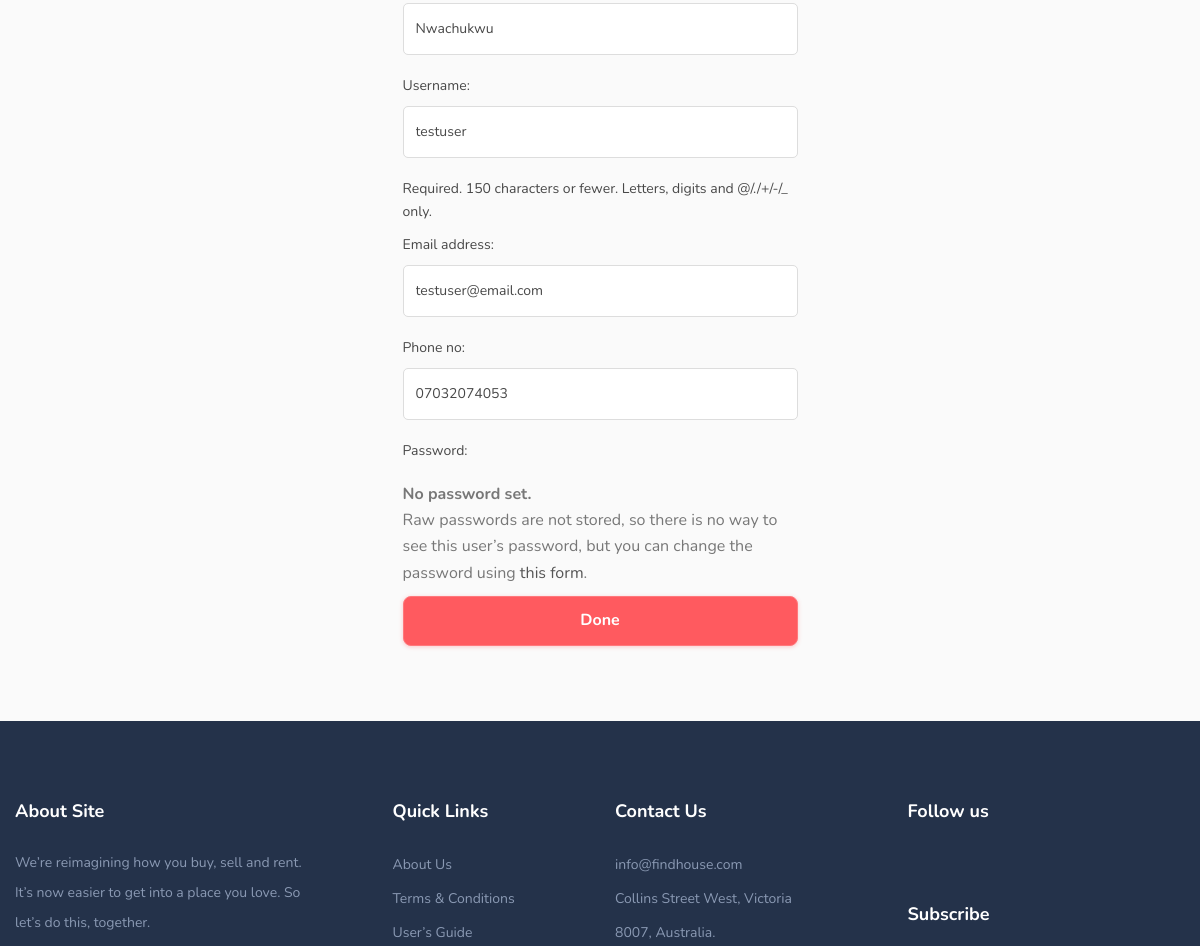
The page /user/update/2/ (middle part) on the database as committed earlier.
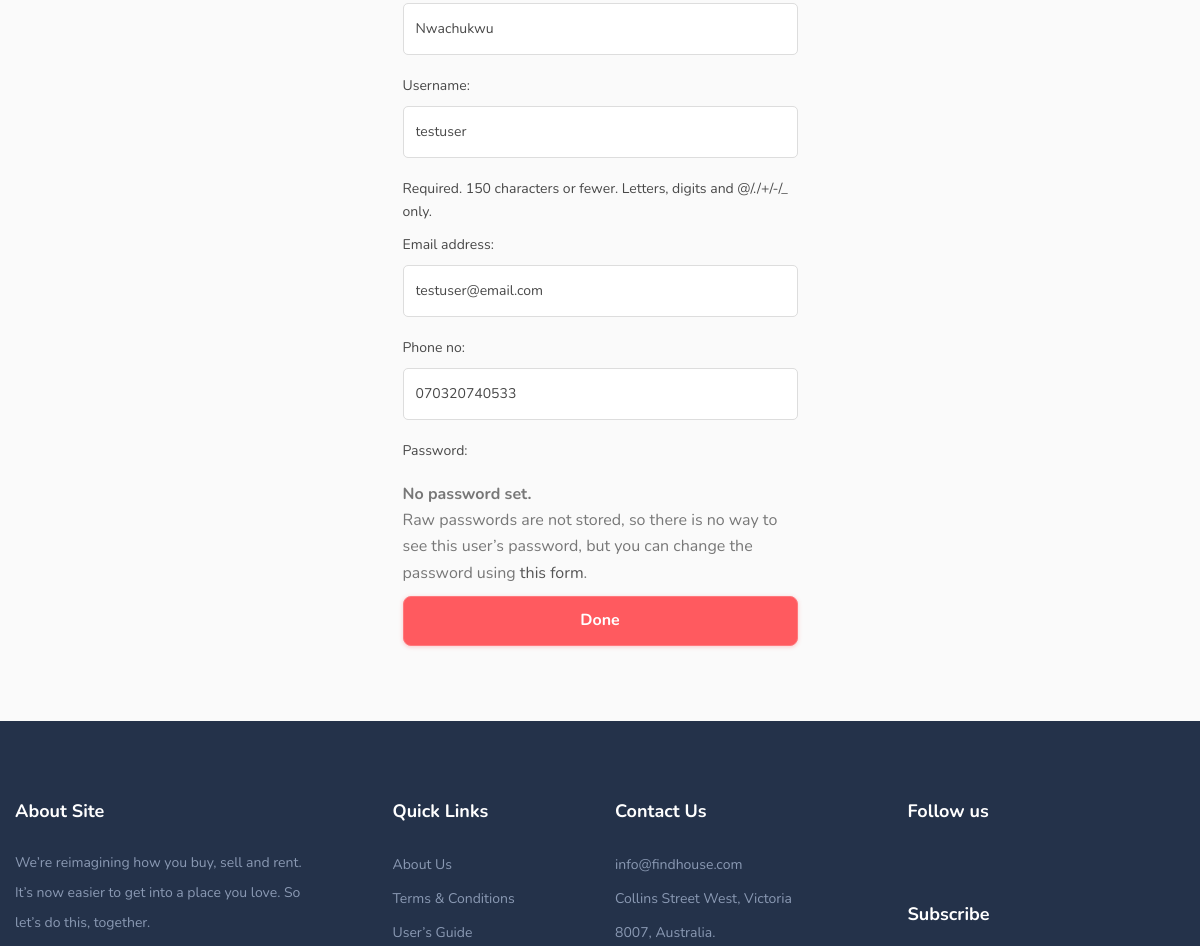
The same page on the database as committed later.
### users/models.py (models this page shows, shortened)
class User(AbstractBaseUser,PermissionsMixin):
    first_name=models.CharField(max_length=150,null=True,blank=True)
    sur_name=models.CharField(max_length=150,null=True,blank=True)
    other_name = models.CharField(max_length=150,null=True,blank=True)
    username_validator = UnicodeUsernameValidator()
    username = models.CharField(
        ("username"),
        max_length=150,
        unique=True,
        null=True,blank=True,
        help_text=(
            "Required. 150 characters or fewer. Letters, digits and @/./+/-/_ only."
        ),
        validators=[username_validator],
        error_messages={
            "unique": ("A user with that username already exists."),
        },
    )
    email = models.EmailField(("email address"), blank=True)
    phone_no=models.CharField(max_length=150,null=True,blank=True)
    date_created=models.DateTimeField(auto_now_add=True)
    is_active=models.BooleanField(default=True)
    is_staff=models.BooleanField(default=False)
    is_landlord=models.BooleanField(default=False)
    is_superuser=models.BooleanField(default=False)
    EMAIL_FIELD = "email"
    USERNAME_FIELD = "username"
    REQUIRED_FIELDS = ["email"]
    objects=UserManager()

### users/views.py (the view)
# urls.py: path('update/<str:pk>/', views.update_view, name='edit-profile'),
def update_view(request, pk):
    user_obj = User.objects.get(pk=pk)
    form = UserUpdateForm(instance=user_obj)
    if request.method == "POST":
        form = UserUpdateForm(request.POST, instance=user_obj)
        if form.is_valid():
            form.save()
    return render(request, 'edit-user.html', {'form': form})

### users/forms.py
class UserUpdateForm(UserChangeForm):
    class Meta:
        model = User
        fields = ['first_name', 'sur_name', 'username', 'email', 'phone_no']
        widgets = {
            'first_name': forms.TextInput(attrs={'class': 'form-control'}),
            'sur_name': forms.TextInput(attrs={'class': 'form-control'}),
            'username': forms.TextInput(attrs={'class': 'form-control'}),
            'email': forms.EmailInput(attrs={'class': 'form-control'}),
            'phone_no': forms.NumberInput(attrs={'class': 'form-control'}),
        }

### users/templates/edit-user.html (shortened to what this page needs)
{% extends 'base.html' %}
	{% block content %}
	<section class="our-log bgc-fa">
		<div class="container">
			<div class="row">
				<div class="col-sm-12 col-lg-6 offset-lg-3">
					<div class="login_form inner_page">
						<form method='post'>
								{{form.as_p}}
							<button type="submit" class="btn btn-log btn-block btn-thm2">Done</button>
						</form>
					</div>
				</div>
			</div>
		</div>
	</section>
	{% endblock content %}

Rows that differ between the two databases and show on the page:
changed User "Nwachukwu": phone_no "07032074053" → "070320740533"
